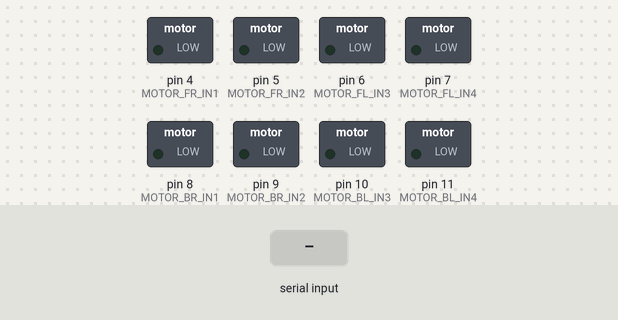
A sketch run on a simulated Arduino Uno, built with avr-gcc and run on an emulated ATmega328P. On the bench: switched loads named in the sketch (green lamp = pin HIGH). Inputs (shaded band) come from the test bench.

Above: at 1.2 s.
1.3 s: "F" received over the second serial link
At 1.8 s:
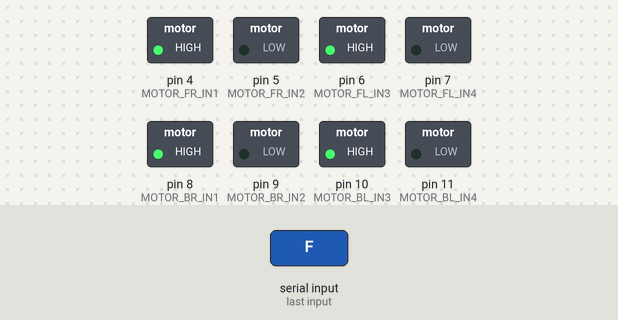
2.8 s: "B" received over the second serial link
At 4.0 s:
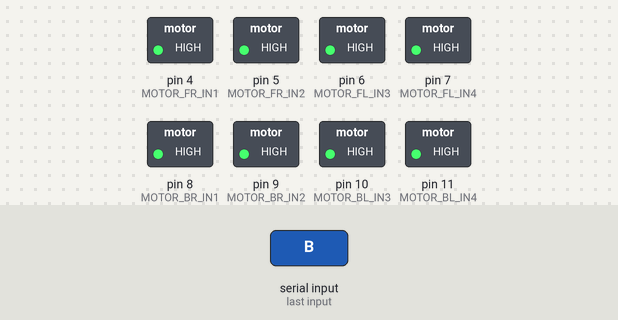
4.3 s: "G" received over the second serial link
At 5.3 s:
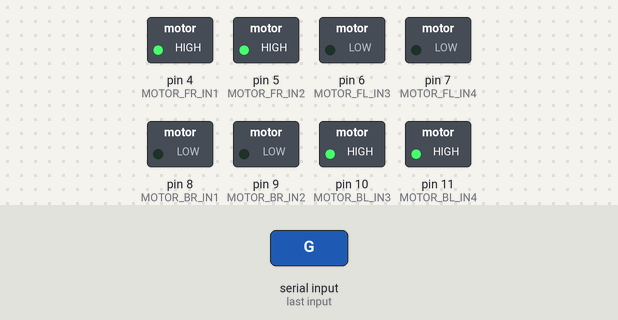
5.8 s: "L" received over the second serial link
At 6.4 s:
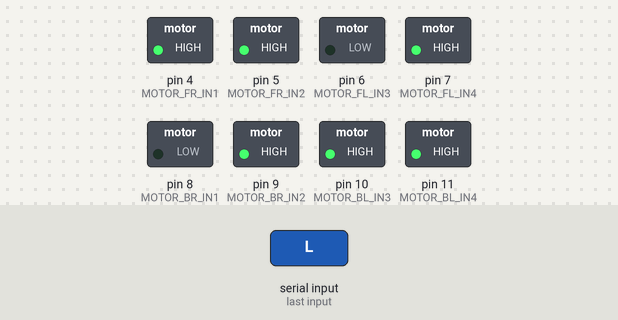
7.3 s: "I" received over the second serial link
At 7.6 s:
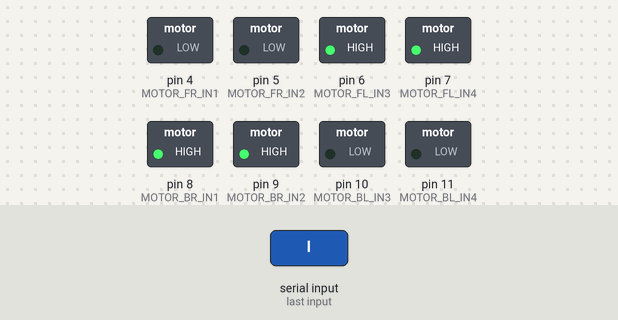
8.8 s: "R" received over the second serial link
At 9.9 s:
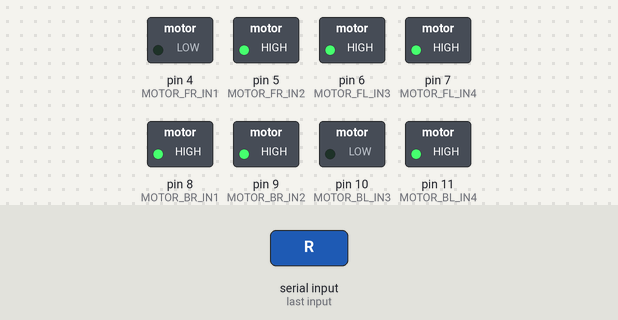
Timing chart, 0 to 11.3 s (numbered marks = the images above; inputs shaded):
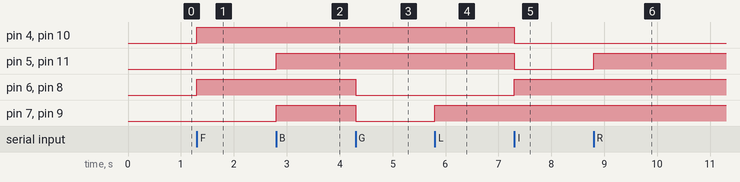

Measured:
- after the input at 1.3 s, pin 4 (MOTOR_FR_IN1), pin 6 (MOTOR_FL_IN3), pin 8 (MOTOR_BR_IN1), pin 10 (MOTOR_BL_IN3): LOW → HIGH at once
- after the input at 2.8 s, pin 5 (MOTOR_FR_IN2), pin 7 (MOTOR_FL_IN4), pin 9 (MOTOR_BR_IN2), pin 11 (MOTOR_BL_IN4): LOW → HIGH at once
- after the input at 4.3 s, pin 6 (MOTOR_FL_IN3), pin 7 (MOTOR_FL_IN4), pin 8 (MOTOR_BR_IN1), pin 9 (MOTOR_BR_IN2): HIGH → LOW at once
- after the input at 5.8 s, pin 7 (MOTOR_FL_IN4), pin 9 (MOTOR_BR_IN2): LOW → HIGH at once
- after the input at 7.3 s, pin 4 (MOTOR_FR_IN1), pin 5 (MOTOR_FR_IN2), pin 10 (MOTOR_BL_IN3), pin 11 (MOTOR_BL_IN4): HIGH → LOW at once; pin 6 (MOTOR_FL_IN3), pin 8 (MOTOR_BR_IN1): LOW → HIGH at once
- after the input at 8.8 s, pin 5 (MOTOR_FR_IN2), pin 11 (MOTOR_BL_IN4): LOW → HIGH at once

The sketch:

Mecanum_Wheels_Robot.ino
```cpp
/*
 *- Các tập lệnh AT cho HC-06 ----------------------------|
 *    AT            kiểm tra kết nối                      |
 *    AT+NAME...    thay đổi tên                          |--> name: Car_HC-06
 *    AT+BAUD...    với 1 set to 1200 bps                 |
 *                      2 set to 2400   bps               |
 *                      3 set to 4800   bps               |
 *                      4 set to 9600   bps (mặc định)    |--> baud rate: 9600 bps
 *                      5 set to 19200  bps               |
 *                      6 set to 38400  bps               |
 *                      7 set to 57600  bps               |
 *                      8 set to 115200 bps               |
 *    AT+PIN...   cài đặt mã PIN (mặc định: 1234)         |--> pass: 1234
 *--------------------------------------------------------|
 *
 *- Các tín hiệu gửi liên tục ------------------------------------|
 *    S       Ko làm gì (stop)  |   . Xe đứng yên                 |
 *    F       Tiến              |   . (Chiều dọc) - Đi tới        |
 *    B       Lùi               |   . (Chiều dọc) - Đi lùi        |
 *    L       Trái              |   . (Chiều ngang) - Đi qua trái |
 *    R       Phải              |   . (Chiều ngang) - Đi qua phải |
 *  --------------------------- KO QUAY XE -----------------------|
 *    G       Tiến + Trái       | . Đi hướng Tây-Bắc              |
 *    I       Tiến + Phải       | . Đi hướng Đông-Bắc             |
 *    H       Lùi  + Trái       | . Đi hướng Tây-Nam              |
 *    J       Lùi  + Phải       | . Đi hướng Đông-Nam             |
 *----------------------------------------------------------------|
 *
 *- Các tín hiệu gửi 1 lần -|
 *    0     Tốc độ MIN      |
 *    1     ...             |
 *    2     ...             |
 *    3     ...             |
 *    4     ...             |
 *    5     ...             |
 *    6     ...             |
 *    7     ...             |
 *    8     ...             |
 *    9     ...             |
 *    q     Tốc độ MAX      |
 *  ------------------------|
 *    W       Bật đèn trước |
 *    w       Tắt đèn trước |
 *    U       Bật đèn sau   |
 *    u       Tắt đèn sau   |
 *    V       Bật còi       |
 *    v       Tắt còi       |
 *  ------------------------|
 *    X       Bật cảnh báo  |
 *    x       Tắt cảnh báo  |
 *  ------------------------|-------------------|
 *    D       Tắt hết tất cả (stop everything)  |
 *----------------------------------------------|
 */

#include "Control_Car_Bluetooth.h"
#include "Pin_Connect.h"
#include <SoftwareSerial.h>

byte blue = 0;                  // Biến nhận dữ liệu qua bluetooth
bool warning = false;           // Mode "Mecanum Wheels Robot" (Mặc định)
SoftwareSerial mySerial(2, 3);  // RX, TX

// --------------------------------------------------------------------------------------------------------------------------------- //

void setup()
{
  mySerial.begin(9600);

  /*
   *  Chiều kim đồng hồ         : Clockwise           | CW  : 1
   *  Ngược chiều kim đồng hồ   : Counter-Clockwise   | CCW : 0
   *
   *  !!! Đây là chiều quay của các Pin dưới đây khi kích "HIGH"
   */

  pinMode(MOTOR_FR_IN1, OUTPUT);  // Front - Right    | + CW  : 1
  pinMode(MOTOR_FR_IN2, OUTPUT);  //                  | - CCW : 0
  pinMode(MOTOR_FL_IN3, OUTPUT);  // Front - Left     | + CW  : 1
  pinMode(MOTOR_FL_IN4, OUTPUT);  //                  | - CCW : 0

  pinMode(MOTOR_BR_IN1, OUTPUT);  // Behind - Right   | + CW  : 1
  pinMode(MOTOR_BR_IN2, OUTPUT);  //                  | - CCW : 0
  pinMode(MOTOR_BL_IN3, OUTPUT);  // Behing - Left    | + CW  : 1
  pinMode(MOTOR_BL_IN4, OUTPUT);  //                  | - CCW : 0
}

/*
 *  SƠ ĐỒ HƯỚNG LẮP BÁNH CỦA XE
 *
 *              ^
 *      FL      |      FR
 *       \      |      /
 *        \-----|-----/
 *        |\         /|
 *        |           |
 *        |           |
 *        |     .     |
 *        |           |
 *        |           |
 *        |/         \|
 *        /-----------\
 *       /             \
 *      BL             BR
 */

// --------------------------------------------------------------------------------------------------------------------------------- //

void processed()
{
  switch(blue)
  {
    case 'S': stop_car();           break;  // Dừng xe (ko làm gì cả)

    case 'F': go_forward();         break;  // Xe đi về phía trước (chiều dọc)
    case 'B': back_forward();       break;  // Xe đi lùi về phía sau (chiều dọc)

    case 'L': go_left();            break;  // Xe đi sang trái (chiều ngang)
    case 'R': go_right();           break;  // Xe đi sang phải (chiều ngang)

    case 'G': if(warning) turn_CCW();       // Xe quay ngược chiều đồng hồ (CCW)
              else go_left_forward();       // Xe đi thẳng về phía trái
              break;
    case 'I': if(warning) turn_CW();        // Xe quay chiều đồng hồ (CW)
              else go_right_forward();      // Xe đi thẳng về phía phải
              break;

    case 'H': if(warning) turn_CW();        // Xe quay chiều đồng hồ (CW)
              else back_left_forward();     // Xe đi lùi về phía trái
              break;
    case 'J': if(warning) turn_CCW();       // Xe quay ngược chiều đồng hồ (CCW)
              else back_right_forward();    // Xe đi lùi về phía phải
              break;

    case 'X': warning = true;   break;  // Mode "Normal"
    case 'x': warning = false;  break;  // Mode "Mecanum"
  }
}

// --------------------------------------------------------------------------------------------------------------------------------- //

void loop()
{
  if(mySerial.available()>0)  // Nếu có dữ liệu gửi về thì đọc
  {
    blue = mySerial.read();
    processed();              // Hàm xử lý các tín hiệu
  }
}

// --------------------------------------------------------------------------------------------------------------------------------- //
```

Control_Car_Bluetooth.cpp
```cpp
#include "Control_Car_Bluetooth.h"

// --------------------------------------------------------------------------------------------------------------------------------- //
// Hàm dừng từng Motor

void motor_FR_stop()
{
    digitalWrite(MOTOR_FR_IN1, LOW);
    digitalWrite(MOTOR_FR_IN2, LOW);
}

void motor_FL_stop()
{
    digitalWrite(MOTOR_FL_IN3, LOW);
    digitalWrite(MOTOR_FL_IN4, LOW);
}

void motor_BR_stop()
{
    digitalWrite(MOTOR_BR_IN1, LOW);
    digitalWrite(MOTOR_BR_IN2, LOW);
}

void motor_BL_stop()
{
    digitalWrite(MOTOR_BL_IN3, LOW);
    digitalWrite(MOTOR_BL_IN4, LOW);
}

// --------------------------------------------------------------------------------------------------------------------------------- //
// Hàm quay các Motor chiều kim đồng hồ (+ CW)

void motor_FR_clockwise()
{
    digitalWrite(MOTOR_FR_IN1, HIGH);
}

void motor_FL_clockwise()
{
    digitalWrite(MOTOR_FL_IN3, HIGH);
}

void motor_BR_clockwise()
{
    digitalWrite(MOTOR_BR_IN1, HIGH);
}

void motor_BL_clockwise()
{
    digitalWrite(MOTOR_BL_IN3, HIGH);
}

// --------------------------------------------------------------------------------------------------------------------------------- //
// Hàm quay các Motor ngược chiều kim đồng hồ (- CCW)

void motor_FR_counter_clockwise()
{
    digitalWrite(MOTOR_FR_IN2, HIGH);
}

void motor_FL_counter_clockwise()
{
    digitalWrite(MOTOR_FL_IN4, HIGH);
}

void motor_BR_counter_clockwise()
{
    digitalWrite(MOTOR_BR_IN2, HIGH);
}

void motor_BL_counter_clockwise()
{
    digitalWrite(MOTOR_BL_IN4, HIGH);
}

// --------------------------------------------------------------------------------------------------------------------------------- //

// Dừng xe (ko làm gì cả)
void stop_car()
{
    motor_FR_stop();
    motor_FL_stop();
    motor_BR_stop();
    motor_BL_stop();
}

// Xe đi về phía trước (chiều dọc)
void go_forward()
{
    motor_FR_clockwise();
    motor_FL_clockwise();
    motor_BR_clockwise();
    motor_BL_clockwise();
}
// Xe đi lùi về phía sau (chiều dọc)
void back_forward()
{
    motor_FR_counter_clockwise();
    motor_FL_counter_clockwise();
    motor_BR_counter_clockwise();
    motor_BL_counter_clockwise();
}

// Xe đi sang trái (chiều ngang)
void go_left()
{
    motor_FR_clockwise();
    motor_FL_counter_clockwise();
    motor_BR_counter_clockwise();
    motor_BL_clockwise();
}
// Xe đi sang phải (chiều ngang)
void go_right()
{
    motor_FR_counter_clockwise();
    motor_FL_clockwise();
    motor_BR_clockwise();
    motor_BL_counter_clockwise();
}

// Xe quay ngược chiều đồng hồ (CCW)
void turn_CCW()
{
    motor_FR_clockwise();
    motor_FL_counter_clockwise();
    motor_BR_clockwise();
    motor_BL_counter_clockwise();
}
// Xe quay chiều đồng hồ (CW)
void turn_CW()
{
    motor_FR_counter_clockwise();
    motor_FL_clockwise();
    motor_BR_counter_clockwise();
    motor_BL_clockwise();
}

// Xe đi thẳng về phía trái
void go_left_forward()
{
    motor_FR_clockwise();
    motor_FL_stop();
    motor_BR_stop();
    motor_BL_clockwise();
}
// Xe đi thẳng về phía phải
void go_right_forward()
{
    motor_FR_stop();
    motor_FL_clockwise();
    motor_BR_clockwise();
    motor_BL_stop();
}

// Xe đi lùi về phía trái
void back_left_forward()
{
    motor_FR_stop();
    motor_FL_counter_clockwise();
    motor_BR_counter_clockwise();
    motor_BL_stop();
}
// Xe đi lùi về phía phải
void back_right_forward()
{
    motor_FR_counter_clockwise();
    motor_FL_stop();
    motor_BR_stop();
    motor_BL_counter_clockwise();
}

// --------------------------------------------------------------------------------------------------------------------------------- //
```

Control_Car_Bluetooth.h
```cpp
#ifndef _CONTROL_CAR_BLUETOOTH_H_
#define _CONTROL_CAR_BLUETOOTH_H_

// --------------------------------------------------------------------------------------------------------------------------------- //

#include "Arduino.h"
#include "Pin_Connect.h"

// --------------------------------------------------------------------------------------------------------------------------------- //

/* Hàm dừng từng Motor */
void motor_FR_stop();
void motor_FL_stop();
void motor_BR_stop();
void motor_BL_stop();

/* Hàm quay các Motor chiều kim đồng hồ (+ CW) */
void motor_FR_clockwise();
void motor_FL_clockwise();
void motor_BR_clockwise();
void motor_BL_clockwise();

/* Hàm quay các Motor ngược chiều kim đồng hồ (- CCW) */
void motor_FR_counter_clockwise();
void motor_FL_counter_clockwise();
void motor_BR_counter_clockwise();
void motor_BL_counter_clockwise();

// --------------------------------------------------------------------------------------------------------------------------------- //

void stop_car();            // Dừng xe (ko làm gì cả)

void go_forward();          // Xe đi về phía trước (chiều dọc)
void back_forward();        // Xe đi lùi về phía sau (chiều dọc)

void go_left();             // Xe đi sang trái (chiều ngang)
void go_right();            // Xe đi sang phải (chiều ngang)

void turn_CW();             // Xe quay chiều đồng hồ (CW)
void turn_CCW();            // Xe quay ngược chiều đồng hồ (CCW)

void go_left_forward();     // Xe đi thẳng về phía trái
void go_right_forward();    // Xe đi thẳng về phía phải

void back_left_forward();   // Xe đi lùi về phía trái
void back_right_forward();  // Xe đi lùi về phía phải

// --------------------------------------------------------------------------------------------------------------------------------- //

#endif
```

Pin_Connect.h
```cpp
#ifndef _PIN_CONNECT_H_
#define _PIN_CONNECT_H_

/* L298 tầng 2, cho bánh FR và FL */
#define MOTOR_FR_IN1 4
#define MOTOR_FR_IN2 5
#define MOTOR_FL_IN3 6
#define MOTOR_FL_IN4 7

/* L298 tầng 1, cho bánh BR và BL */
#define MOTOR_BR_IN1 8
#define MOTOR_BR_IN2 9
#define MOTOR_BL_IN3 10
#define MOTOR_BL_IN4 11

#endif
```
